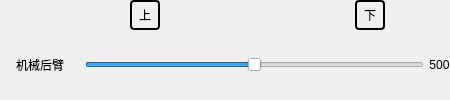
                         <widget class="QWidget" name="widget_14" native="true">
                          <property name="minimumSize">
                           <size>
                            <width>450</width>
                            <height>100</height>
                           </size>
                          </property>
                          <layout class="QVBoxLayout" name="verticalLayout_17">
                           <property name="spacing">
                            <number>0</number>
                           </property>
                           <property name="leftMargin">
                            <number>0</number>
                           </property>
                           <property name="topMargin">
                            <number>0</number>
                           </property>
                           <property name="rightMargin">
                            <number>0</number>
                           </property>
                           <property name="bottomMargin">
                            <number>0</number>
                           </property>
                           <item>
                            <widget class="QWidget" name="widget_17" native="true">
                             <property name="maximumSize">
                              <size>
                               <width>16777215</width>
                               <height>30</height>
                              </size>
                             </property>
                             <layout class="QHBoxLayout" name="horizontalLayout_18">
                              <property name="spacing">
                               <number>0</number>
                              </property>
                              <property name="leftMargin">
                               <number>0</number>
                              </property>
                              <property name="topMargin">
                               <number>0</number>
                              </property>
                              <property name="rightMargin">
                               <number>0</number>
                              </property>
                              <property name="bottomMargin">
                               <number>0</number>
                              </property>
                              <item>
                               <spacer name="horizontalSpacer_36">
                                <property name="orientation">
                                 <enum>Qt::Horizontal</enum>
                                </property>
                                <property name="sizeHint" stdset="0">
                                 <size>
                                  <width>62</width>
                                  <height>20</height>
                                 </size>
                                </property>
                               </spacer>
                              </item>
                              <item>
                               <spacer name="horizontalSpacer_37">
                                <property name="orientation">
                                 <enum>Qt::Horizontal</enum>
                                </property>
                                <property name="sizeHint" stdset="0">
                                 <size>
                                  <width>40</width>
                                  <height>20</height>
                                 </size>
                                </property>
                               </spacer>
                              </item>
                              <item>
                               <widget class="QLabel" name="label_22">
                                <property name="minimumSize">
                                 <size>
                                  <width>30</width>
                                  <height>30</height>
                                 </size>
                                </property>
                                <property name="maximumSize">
                                 <size>
                                  <width>30</width>
                                  <height>30</height>
                                 </size>
                                </property>
                                <property name="styleSheet">
                                 <string notr="true">QLabel
{
font: 12pt &quot;楷体&quot;;
border:2px solid;
border-radius:4px;
}</string>
                                </property>
                                <property name="text">
                                 <string>上</string>
                                </property>
                                <property name="alignment">
                                 <set>Qt::AlignCenter</set>
                                </property>
                               </widget>
                              </item>
                              <item>
                               <spacer name="horizontalSpacer_38">
                                <property name="orientation">
                                 <enum>Qt::Horizontal</enum>
                                </property>
                                <property name="sizeHint" stdset="0">
                                 <size>
                                  <width>40</width>
                                  <height>20</height>
                                 </size>
                                </property>
                               </spacer>
                              </item>
                              <item>
                               <spacer name="horizontalSpacer_39">
                                <property name="orientation">
                                 <enum>Qt::Horizontal</enum>
                                </property>
                                <property name="sizeHint" stdset="0">
                                 <size>
                                  <width>40</width>
                                  <height>20</height>
                                 </size>
                                </property>
                               </spacer>
                              </item>
                              <item>
                               <spacer name="horizontalSpacer_40">
                                <property name="orientation">
                                 <enum>Qt::Horizontal</enum>
                                </property>
                                <property name="sizeHint" stdset="0">
                                 <size>
                                  <width>62</width>
                                  <height>20</height>
                                 </size>
                                </property>
                               </spacer>
                              </item>
                              <item>
                               <widget class="QLabel" name="label_23">
                                <property name="minimumSize">
                                 <size>
                                  <width>30</width>
                                  <height>30</height>
                                 </size>
                                </property>
                                <property name="maximumSize">
                                 <size>
                                  <width>30</width>
                                  <height>30</height>
                                 </size>
                                </property>
                                <property name="styleSheet">
                                 <string notr="true">QLabel
{
font: 12pt &quot;楷体&quot;;
border:2px solid;
border-radius:4px;
}</string>
                                </property>
                                <property name="text">
                                 <string>下</string>
                                </property>
                                <property name="alignment">
                                 <set>Qt::AlignCenter</set>
                                </property>
                               </widget>
                              </item>
                              <item>
                               <spacer name="horizontalSpacer_41">
                                <property name="orientation">
                                 <enum>Qt::Horizontal</enum>
                                </property>
                                <property name="sizeHint" stdset="0">
                                 <size>
                                  <width>40</width>
                                  <height>20</height>
                                 </size>
                                </property>
                               </spacer>
                              </item>
                             </layout>
                            </widget>
                           </item>
                           <item>
                            <widget class="QWidget" name="JXB_J1_widget" native="true">
                             <layout class="QHBoxLayout" name="horizontalLayout_9">
                              <property name="spacing">
                               <number>5</number>
                              </property>
                              <property name="leftMargin">
                               <number>0</number>
                              </property>
                              <property name="topMargin">
                               <number>0</number>
                              </property>
                              <property name="rightMargin">
                               <number>0</number>
                              </property>
                              <property name="bottomMargin">
                               <number>0</number>
                              </property>
                              <item>
                               <widget class="QToolButton" name="toolButton_5">
                                <property name="minimumSize">
                                 <size>
                                  <width>80</width>
                                  <height>65</height>
                                 </size>
                                </property>
                                <property name="maximumSize">
                                 <size>
                                  <width>80</width>
                                  <height>65</height>
                                 </size>
                                </property>
                                <property name="styleSheet">
                                 <string notr="true">QToolButton
{
font: 12pt &quot;楷体&quot;;
border:0px solid;
border-radius:4px;
background:transparent;
}
QToolButton:hover
{
border:0px solid;
background-color: rgb(27, 49, 73);
border-radius:4px;
background:transparent;
}</string>
                                </property>
                                <property name="text">
                                 <string>机械后臂</string>
                                </property>
                                <property name="icon">
                                 <iconset resource="res.qrc">
                                  <normaloff>:/ptr/JXB1.png</normaloff>:/ptr/JXB1.png</iconset>
                                </property>
                                <property name="iconSize">
                                 <size>
                                  <width>40</width>
                                  <height>40</height>
                                 </size>
                                </property>
                                <property name="toolButtonStyle">
                                 <enum>Qt::ToolButtonTextUnderIcon</enum>
                                </property>
                               </widget>
                              </item>
                              <item>
                               <widget class="QSlider" name="JDT_JXB_J1">
                                <property name="maximum">
                                 <number>1000</number>
                                </property>
                                <property name="value">
                                 <number>500</number>
                                </property>
                                <property name="orientation">
                                 <enum>Qt::Horizontal</enum>
                                </property>
                               </widget>
                              </item>
                              <item>
                               <widget class="QLabel" name="JDT_JXB_J1_lbl">
                                <property name="styleSheet">
                                 <string notr="true">QLabel
{
font: 11pt &quot;楷体&quot;;
border:0px solid;
background:transparent;
}</string>
                                </property>
                                <property name="text">
                                 <string>500</string>
                                </property>
                                <property name="alignment">
                                 <set>Qt::AlignCenter</set>
                                </property>
                               </widget>
                              </item>
                             </layout>
                            </widget>
                           </item>
                          </layout>
                         </widget>
